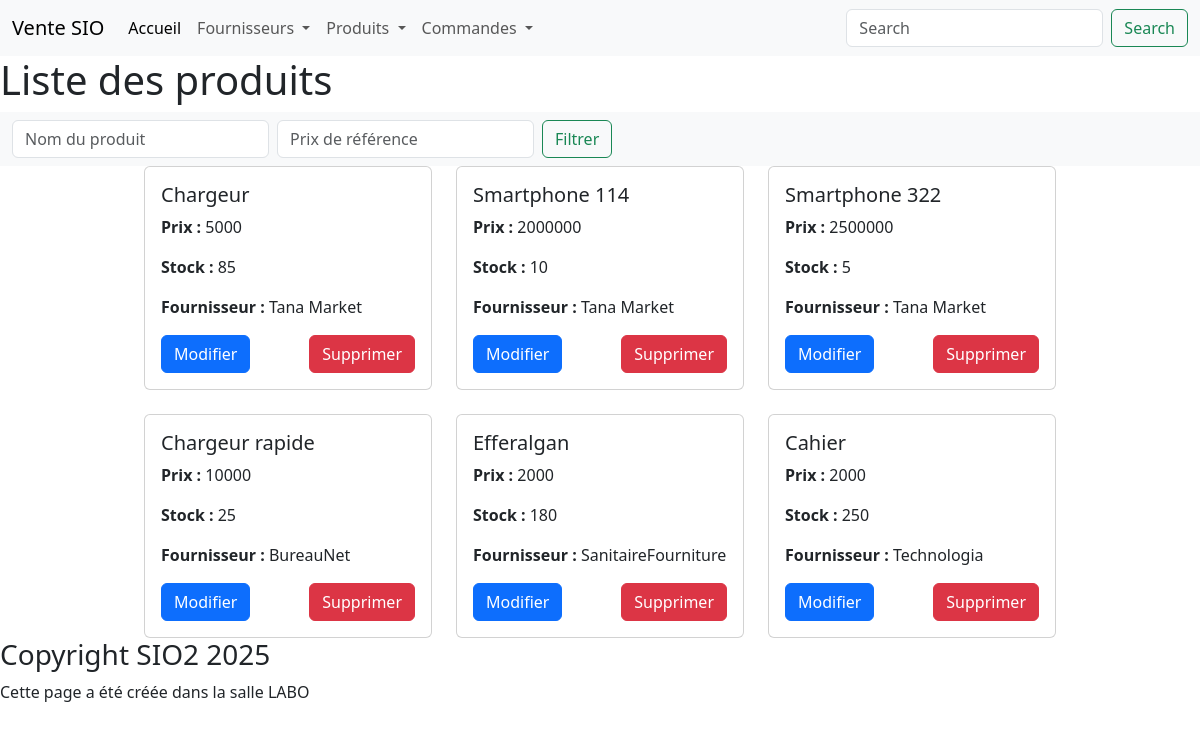
/produit_page, run on the app's committed database.
### tables this page shows
CREATE TABLE IF NOT EXISTS `produits` (
  `id_produit` int(11) NOT NULL AUTO_INCREMENT,
  `nom_produit` varchar(50) DEFAULT NULL,
  `prix_produit` int(11) DEFAULT NULL,
  `stock_produit` int(11) DEFAULT NULL,
  `id_fournisseur` int(11) DEFAULT NULL,
  PRIMARY KEY (`id_produit`),
  KEY `fk_produits_fournisseurs` (`id_fournisseur`)
);

CREATE TABLE IF NOT EXISTS `fournisseurs` (
  `id_fournisseur` int(11) NOT NULL AUTO_INCREMENT,
  `nom_fournisseur` varchar(50) DEFAULT NULL,
  PRIMARY KEY (`id_fournisseur`)
);

### controllers/Utilities.php (called while the page is built, shortened)
<?php
require_once("models/ProduitModel.php");
class Utilities {
    public function drawPage($data_page) {
        extract($data_page);
        require_once($view);
    }
}
?>

### controllers/PagesController.php (called while the page is built, shortened)
<?php
require_once("Utilities.php");
require_once("models/ProduitModel.php");
class PagesController {
    public function produitsPage() {
        $this->produit_model = new ProduitModel();
        $liste_produits = $this->produit_model->readAll();
        $this->fournisseur_model = new FournisseurModel();
        $liste_fournisseurs = $this->fournisseur_model->readAll();
        $data_page = array(
            "title" => "Page des produits",
            "view" => "views/pages/ProduitsPage.php",
            "layout" => "views/components/Layout.php",
            "liste_produits" => $liste_produits,
            "liste_fournisseurs" => $liste_fournisseurs
        );
        $util = new Utilities();
        $util->drawPage($data_page);
    }
}
?>

### models/ProduitModel.php (called while the page is built, shortened)
<?php
class ProduitModel {
    public function readAll() {
        $bdd = Connexion::getConnexion();
        $req = "SELECT * FROM Produits NATURAL JOIN Fournisseurs ORDER BY id_produit";
        $etat = $bdd->prepare($req);
        $etat->execute();
        $data = $etat->fetchAll();
        return $data;
    }
}
?>

### views/pages/ProduitsPage.php (shortened to what this page needs)
<h1>Liste des produits</h1>
<nav class="navbar navbar-expand-lg bg-body-tertiary">
  <div class="container-fluid">
    <div class="collapse navbar-collapse" id="navbarSupportedContent">
      <form class="d-flex" action="produit_page" method="post">
        <input class="form-control me-2" name="nom_produit" type="text" placeholder="Nom du produit">
        <input class="form-control me-2" name="prix_reference" type="text" placeholder="Prix de référence">
        <button class="btn btn-outline-success" type="submit">Filtrer</button>
      </form>
    </div>
  </div>
</nav>
<div class="d-flex flex-wrap gap-4 justify-content-center">
<?php
    foreach($liste_produits as $un_produit) {
        require("views/components/UnProduit.php");
    }
?>
</div>

### views/components/UnProduit.php (shortened to what this page needs)
<div class="card" style="width: 18rem;">
  <div class="card-body">
    <h5 class="card-title"><?php echo $un_produit["nom_produit"]; ?></h5>
    <p><strong>Prix : </strong><?php echo $un_produit["prix_produit"]; ?></p>
    <p><strong>Stock : </strong><?php echo $un_produit["stock_produit"]; ?></p>
    <p><strong>Fournisseur : </strong><?php echo $un_produit["nom_fournisseur"]; ?></p>
    <div class="d-flex justify-content-between">
        <button class="btn btn-primary" data-bs-toggle="modal" data-bs-target="#modifyProduitModal<?php echo $un_produit["id_produit"]; ?>">Modifier</button>
        <form action="delete_produit" method="post">
            <button class="btn btn-danger">Supprimer</button>
        </form>
    </div>
  </div>
</div>

### data on the page
produits: nom_produit "Chargeur", prix_produit "5000", stock_produit "85", id_fournisseur.nom_fournisseur "Tana Market"
produits: nom_produit "Smartphone 114", prix_produit "2000000", stock_produit "10", id_fournisseur.nom_fournisseur "Tana Market"
produits: nom_produit "Smartphone 322", prix_produit "2500000", stock_produit "5", id_fournisseur.nom_fournisseur "Tana Market"
produits: nom_produit "Chargeur rapide", prix_produit "10000", stock_produit "25", id_fournisseur.nom_fournisseur "BureauNet"
produits: nom_produit "Efferalgan", prix_produit "2000", stock_produit "180", id_fournisseur.nom_fournisseur "SanitaireFourniture"
produits: nom_produit "Cahier", prix_produit "2000", stock_produit "250", id_fournisseur.nom_fournisseur "Technologia"
